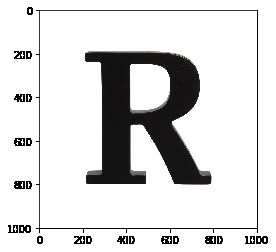
#> input picture chap1.4/letterR_opecv.png, 276 x 252 px
$ jupyter execute chap1.4.4.ipynb
#> lines starting #> are read from the running program, lines starting #| are printed output that depends on the picture
1.4.4 Smoothing Images

[cell 1]
import cv2
import numpy as np
from matplotlib import pyplot as plt

[cell 2]
img = cv2.imread('letterR_opecv.png')
#> img is the input picture: shape (252, 276, 3); mean B, G, R 217.5, 217.5, 217.6

[cell 3]
kernel = np.ones((5,5),np.float32)/25
dst = cv2.filter2D(img,-1,kernel)
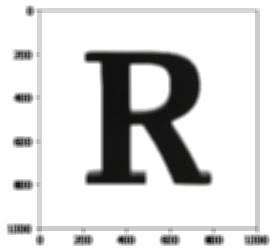
#> dst: shape (252, 276, 3); mean B, G, R 217.5, 217.5, 217.6
plt.subplot(121),plt.imshow(img),plt.title('Original')
plt.xticks([]), plt.yticks([])
plt.subplot(122),plt.imshow(dst),plt.title('Averaging')
plt.xticks([]), plt.yticks([])
plt.show()
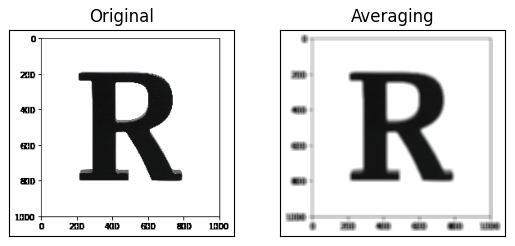
#> figure drawn by matplotlib, 2 panels; B, G, R data is drawn as R, G, B

[cell 4]
s = 5
kernel = np.ones((s,s),np.float32)/(s*s)
dst = cv2.filter2D(img,-1,kernel)
plt.subplot(121),plt.imshow(img),plt.title('Original')
plt.xticks([]), plt.yticks([])
plt.subplot(122),plt.imshow(dst),plt.title('Averaging')
plt.xticks([]), plt.yticks([])
plt.show()

[cell 5]
print(kernel)

[cell 6]
blur = cv2.blur(img,(5,5))
plt.subplot(121),plt.imshow(img),plt.title('Original')
plt.xticks([]), plt.yticks([])
plt.subplot(122),plt.imshow(blur),plt.title('Blurred')
plt.xticks([]), plt.yticks([])
plt.show()
#> figure, not shown here; B, G, R data is drawn as R, G, B

[cell 7]
blur = cv2.GaussianBlur(img,(3,3),0)
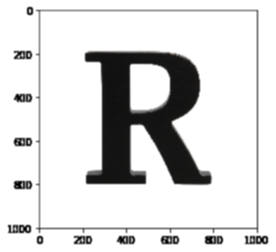
#> blur: shape (252, 276, 3); mean B, G, R 217.5, 217.5, 217.6
plt.figure(figsize=(32,24))
plt.subplot(121),plt.imshow(img),plt.title('Original')
plt.xticks([]), plt.yticks([])
plt.subplot(122),plt.imshow(blur),plt.title('Blurred')
plt.xticks([]), plt.yticks([])
plt.show()
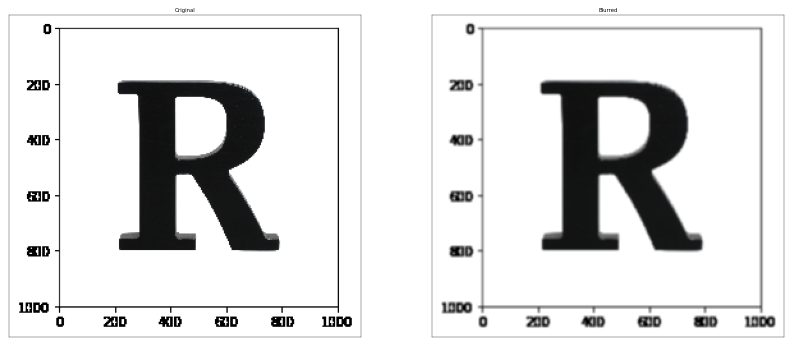
#> figure drawn by matplotlib, 2 panels; B, G, R data is drawn as R, G, B

[cell 8]
median = cv2.medianBlur(img,5)
plt.figure(figsize=(32,24))
plt.subplot(121),plt.imshow(img),plt.title('Original')
plt.xticks([]), plt.yticks([])
plt.subplot(122),plt.imshow(dst),plt.title('Averaging')
plt.xticks([]), plt.yticks([])
plt.show()
#> figure, not shown here; B, G, R data is drawn as R, G, B

[cell 9]
img = cv2.imread('sp1.png')
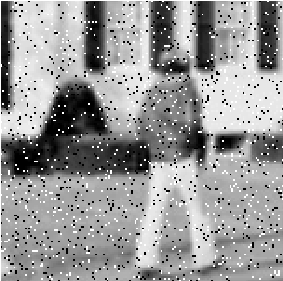
#> input picture chap1.4/sp1.png, 283 x 281 px
#> img is the input picture: shape (281, 283, 3); min 0, max 255, mean 151.8
s = 3
blur = cv2.GaussianBlur(img,(s,s),0)
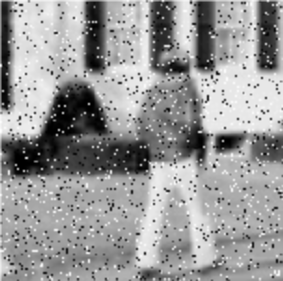
#> blur: shape (281, 283, 3); min 0, max 255, mean 151.6
median = cv2.medianBlur(img,s)
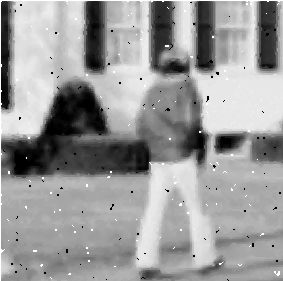
#> median: shape (281, 283, 3); min 0, max 255, mean 153.7
plt.subplot(121),plt.imshow(blur),plt.title('Blurred')
plt.xticks([]), plt.yticks([])
plt.subplot(122),plt.imshow(median),plt.title('Medianed')
plt.xticks([]), plt.yticks([])
plt.show()

[cell 10]
img = cv2.imread('sp2.jpg')
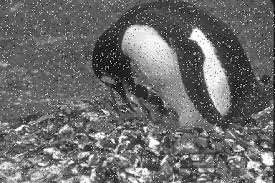
#> input picture chap1.4/sp2.jpg, 275 x 183 px
#> img is the input picture: shape (183, 275, 3); min 0, max 255, mean 107.3
s = 7
blur = cv2.GaussianBlur(img,(s,s),0)
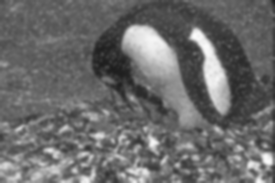
#> blur: shape (183, 275, 3); min 29, max 250, mean 107.3
median = cv2.medianBlur(img,s)
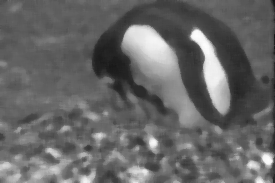
#> median: shape (183, 275, 3); min 23, max 252, mean 102.9
plt.subplot(121),plt.imshow(img),plt.title('Blurred')
plt.xticks([]), plt.yticks([])
plt.subplot(122),plt.imshow(median),plt.title('Medianed')
plt.xticks([]), plt.yticks([])
plt.show()
